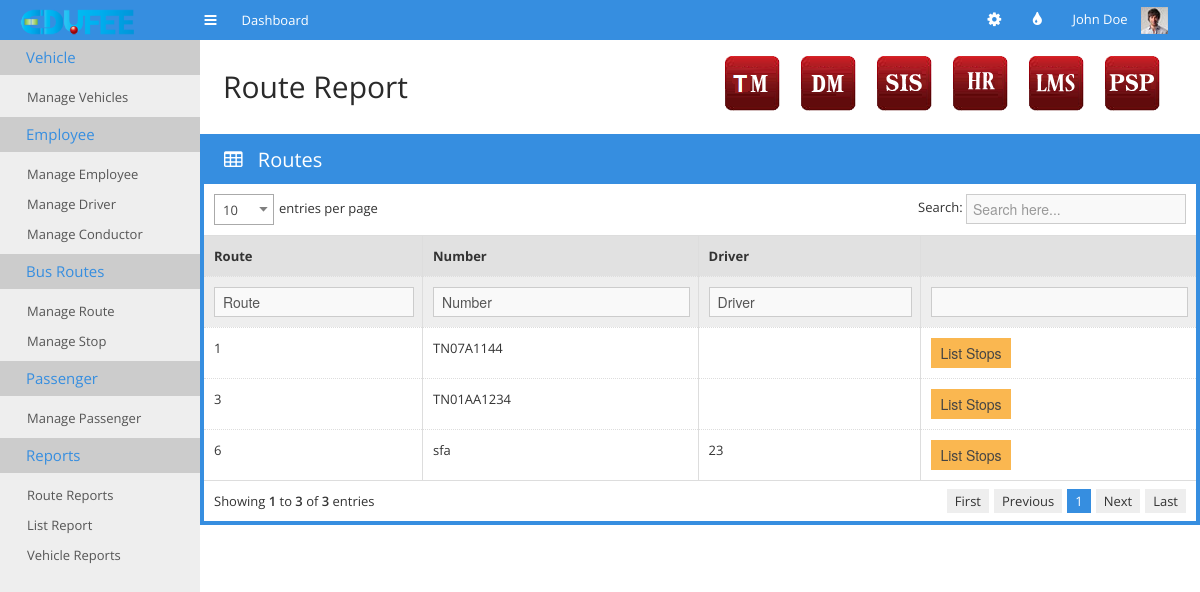
The app's page /routedetails.php, older data.
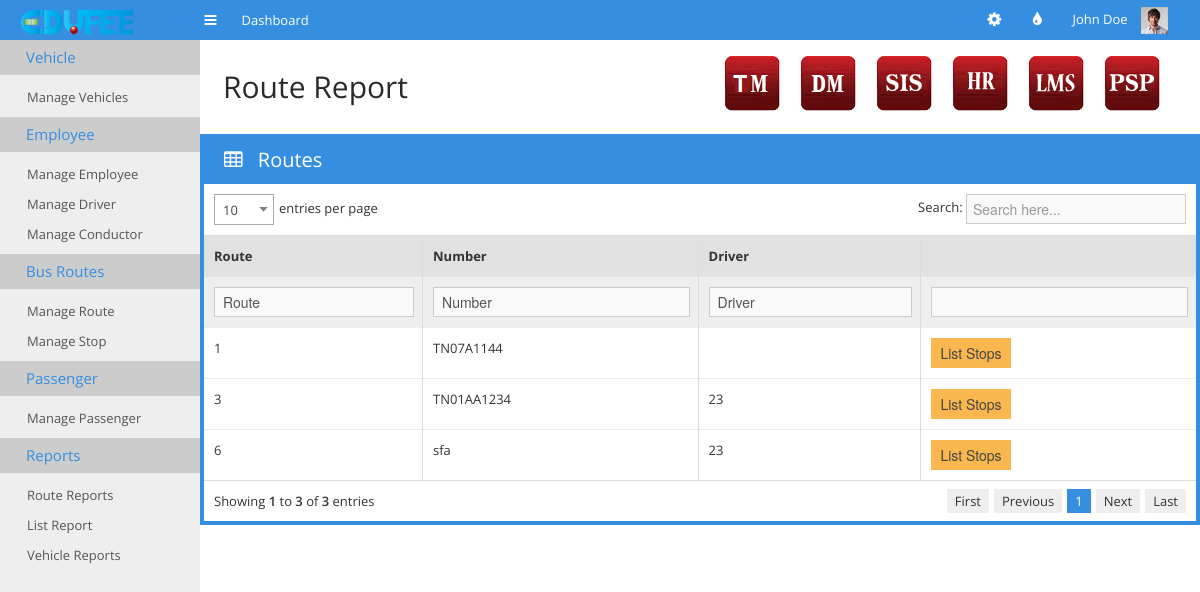
The same page, newer data.
### tables this page shows
CREATE TABLE IF NOT EXISTS `tm_vehicle_details` (
  `number` varchar(20) DEFAULT NULL,
  `type` text,
  `capacity` int(11) DEFAULT NULL,
  `vehicle_condition` text,
  `vehicle_status` text,
  `route` int(11) DEFAULT NULL,
  `driver` int(11) DEFAULT NULL,
  `conductor` int(11) DEFAULT NULL
);

### routedetails.php (the view, shortened to what the changed rows need)
<!doctype html>
<html>
<head>
    <link rel="stylesheet" href="css/bootstrap.min.css">
    <link rel="stylesheet" href="css/bootstrap-responsive.min.css">
    <link rel="stylesheet" href="css/plugins/jquery-ui/smoothness/jquery-ui.css">
    <link rel="stylesheet" href="css/plugins/jquery-ui/smoothness/jquery.ui.theme.css">
    <link rel="stylesheet" href="css/plugins/datatable/TableTools.css">
    <link rel="stylesheet" href="css/plugins/chosen/chosen.css">
    <link rel="stylesheet" href="css/style.css">
    <link rel="stylesheet" href="css/themes.css">
</head>
<body>
<div class="container-fluid" id="content">
    <div id="main">
        <div class="container-fluid">
            <div class="page-header">
                <div class="pull-left">
                    <h1>Route Report</h1>
                </div>
            </div>
        </div>
        <div class="row-fluid">
            <div class="span12">
                <div class="box box-color box-bordered">
                    <div class="box-content nopadding">
                        <table class="table table-hover table-nomargin table-bordered  dataTable-columnfilter dataTable">
                            <thead>
                            <tr>
                                <th>Route</th>
                                <th>Number</th>
                                <th class='hidden-350'>Driver</th>
                                <th></th>
                            </tr>
                            <tr class="thefilter">
                                <th>Route</th>
                                <th>Number</th>
                                <th class='hidden-350'>Driver</th>
                                <th></th>
                            </tr>
                            </thead>
                            <tbody>
                            <?php
                            require_once "datas.php";
                            $dbconnection = connectSQL($dbdetails);
                            if(mysqli_connect_errno())
                            {
                                echo "db_connection_fail";
                            }
                            else
                            {
                                $sql="select * from tm_vehicle_details";
                                $result=mysqli_query($dbconnection,$sql);
                                while($row=mysqli_fetch_array($result))
                                {
                                    echo '<tr><td>'.$row['route'].'</td><td>'.$row['number'].'</td><td class="hidden-350">'
                                    .$row['driver'].'</td><td><button class="list btn btn-warning" value="'.$row['route'].'">List Stops</button>
                                    </td></tr>';
                                }
                            }
                            ?>
                            </tbody>
                        </table>
                    </div>
                </div>
            </div>
        </div>
    </div>
    </div>
</body>
</html>

Row changes from the older to the newer data that the page shows:
removed tm_vehicle_details: route "3", number "TN01AA1234"
added tm_vehicle_details: route "3", number "TN01AA1234", driver "23"
